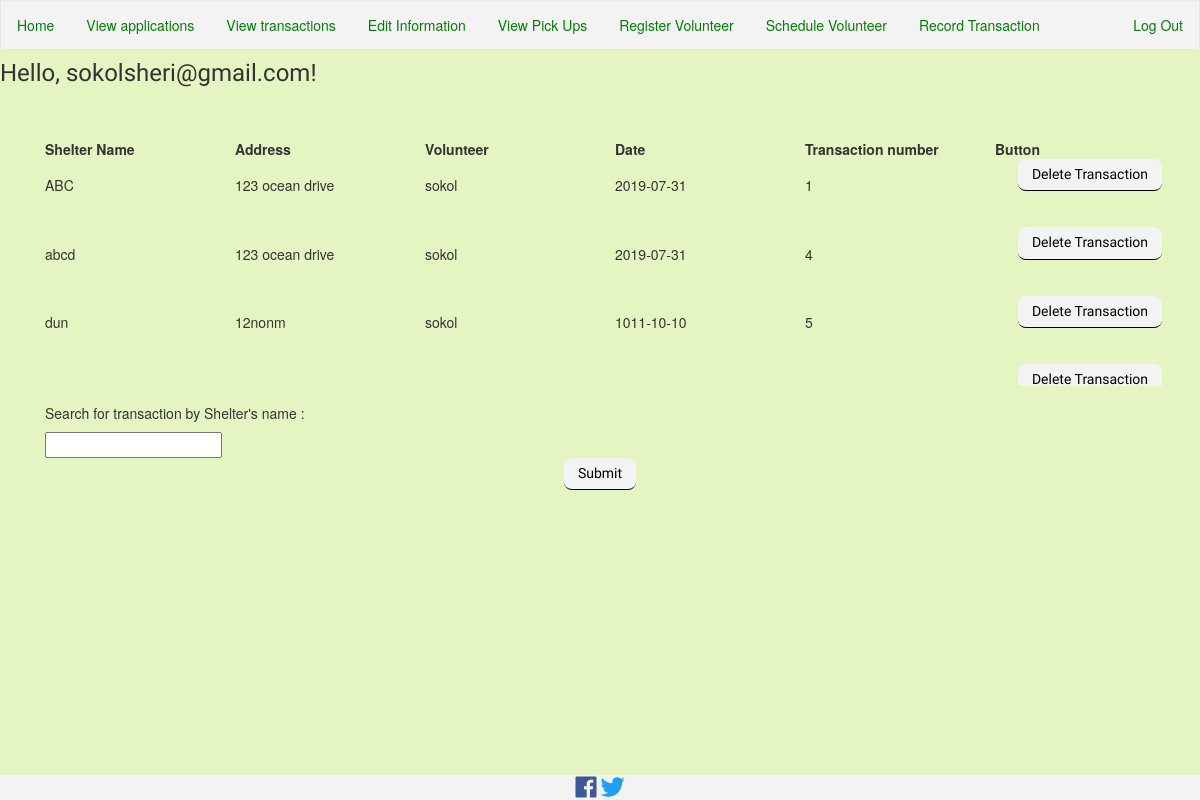
Screenshot of /transactions.php (signed in) with the database file from the repository.
### tables this page shows
CREATE TABLE `dropOff` (
  `droppedID` int(10) UNSIGNED NOT NULL,
  `shelter` varchar(35) NOT NULL,
  `address` varchar(50) NOT NULL,
  `volunteer_name` varchar(35) DEFAULT NULL,
  `date` date NOT NULL
);

### transactions.php (the view, shortened to what this page needs)
<?php
include("includes/headerCoord.php");
?>
<?php
echo "<br><br>";
$query = "SELECT * FROM dropOff";
$run = mysqli_query($dbc, $query);
echo "<div class='container'> <div class='row'> <div class='col'>";
echo "<table class='tbody'>";
echo "<th>Shelter Name</th><th>Address</th><th>Volunteer</th><th>Date</th><th>Transaction number</th><th>Button</th>";
while($row = mysqli_fetch_array($run, MYSQLI_ASSOC)){
    echo "<tr>";
    echo "<td>{$row['shelter']} </td><td>{$row['address']}</td> <td>{$row['volunteer_name']} </td><td>{$row['date']} <td>{$row['droppedID']}</td>";
    echo "<td><form method='get' action='removeTra.php'>";
             echo "<input type='submit' value='Delete Transaction'>";
             echo "</form></td>";
    echo "</tr>";
}
echo "</table>";
?>
<form action="searchShelter.php" method="post">
    <h5>Search for transaction by Shelter's name :</h5>
<input type="text" name="namey">
<input type="submit" name="searchSub">
</form>
<?php
echo"</div> </div></div>";
include('includes/footer2.php');
 ?>

### css/compfood.css (style rules this page uses)
body { background-color:#e4f5c1 ; }
input[type="submit"] { font-family: 'Varela Round'; background-color:#f3f3f3; border-color:#f3f3f3; color: black; display: block; margin: 0 auto 1.5em auto; max-width: none; padding: .5em 1em; border: 0; border-bottom: .125em solid; border-radius: .5625em; font-size: inherit; font-weight: 500; line-height: 1.25; text-align: center; text-decoration: none; }
tr { width: 100%; display: inline-table; table-layout: fixed; }
table { height:250px; margin-bottom: 20px; }

### includes/headerCoord.php (style rules this page uses)
td { overflow: scroll; padding-bottom: 15px; }

### rows the page displays
dropoff: shelter "ABC", address "123 ocean drive", volunteer_name "sokol", date "2019-07-31", droppedID "1"
dropoff: shelter "abcd", address "123 ocean drive", volunteer_name "sokol", date "2019-07-31", droppedID "4"
dropoff: shelter "dun", address "12nonm", volunteer_name "sokol", date "1011-10-10", droppedID "5"

### other values shown
$_SESSION['login_user'] "sokolsheri@gmail.com"
